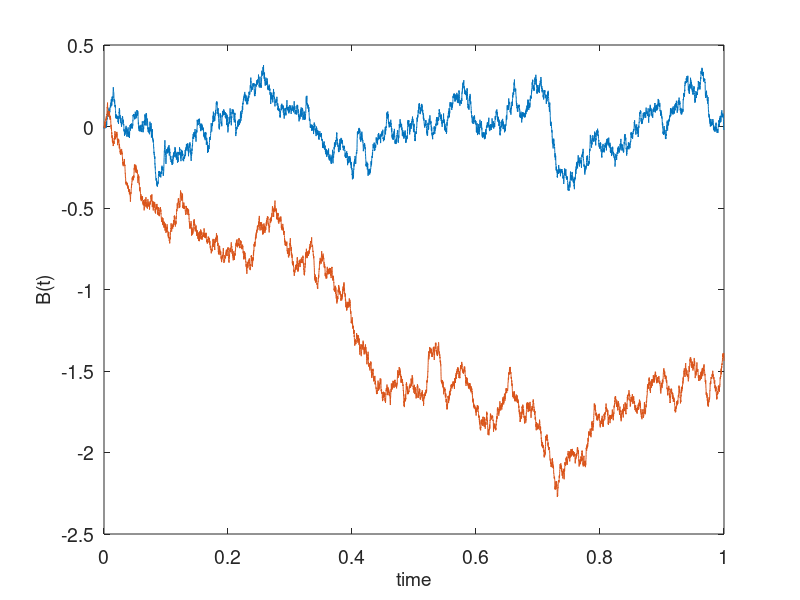

The MATLAB source for this figure:
%% Standard Brownian motion
% Random walk: B_n+1 = B_n + sqrt(dt) * Z_n, where Z_n are independent
% identically distributed continuous random variables in R^d; here d = 1
% Z_n is a normal (Gaussian) distribution N(m,C)

% see matlab help for the used functions

%% consider N(0,h^2 Id), Z_n ~ N(0,Id)

% clean the working space
clear all;
close all;
clc;


fprintf('@@@@@@@@@@@@@@@\n');
fprintf('Brownian motion\n');
fprintf('@@@@@@@@@@@@@@@\n');


% number of steps
N = 10000;

% step size
dt = 0.0001;

% choose initial seed, comment out to turn off, see help rng
seed=0;
rng(seed);

% number of trajectories to be simulated
numberOfTrajectories = 2;

myFontSize = 14;
f8 = figure(8);


for nrtraj = 1: numberOfTrajectories
    
    % initialize array of samples
    X = zeros(1, N);
    
    % intialize randon numbers, see help randn, help rand
    Z = randn(1, N);
    
    
    for n = 1 : N - 1
        
        % Brownian motion
        X(n+1) = X(n) + sqrt(dt) * Z(n);
        
    end
    
    plot((1:N) .* dt, X)
    hold on
    xlabel('time', 'FontSize', myFontSize)
    ylabel('B(t)', 'FontSize', myFontSize)
    set(gca, 'FontSize', myFontSize)
    
    
end

%%
print(f8,'figures/figure8','-dpng')

%%